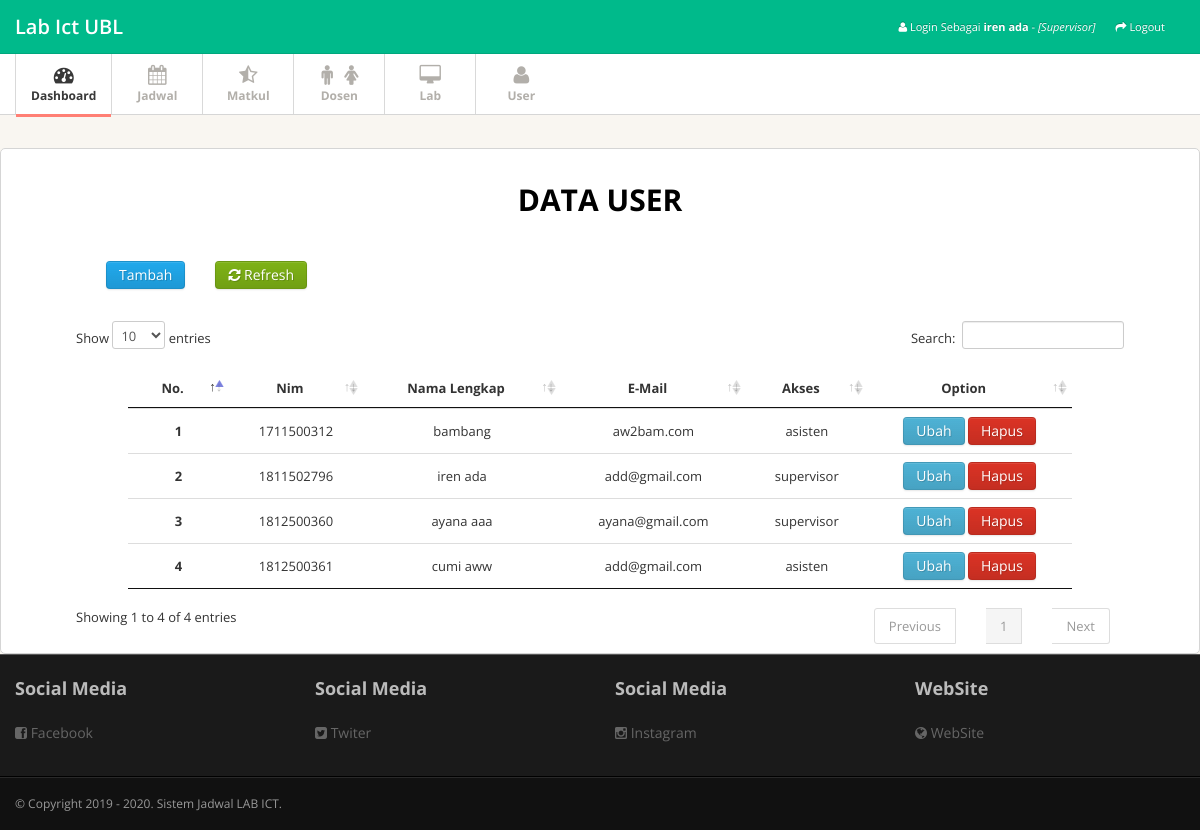
Page /spv/index.php?page=user (signed in) on the committed database.
### tables this page shows
CREATE TABLE `user` (
  `nim` varchar(10) NOT NULL,
  `password` varchar(18) NOT NULL,
  `nama` varchar(35) NOT NULL,
  `email` varchar(35) NOT NULL,
  `akses` varchar(10) NOT NULL
);

### spv/pages/list_usr.php (the view, shortened to what this page needs)
<div id="content-wrapper">
<div class="container-fluid">
    <div id="content-wrapper">
        <div class="container-fluid">
            <div class="card-body">
                <div class="table-responsive">
                    <div style="height:20px;"></div>
                            <span style="font-size:30px; color:black"><center><strong>DATA USER</strong></center></span><br><br>
                                <div class="span">
                                    <span><a href="index.php?page=add_user" class="btn btn-primary"><span class="glyphicon glyphicon-plus"></span>Tambah</a></span>
                                </div>
                                        <div class="span">
                                            <div class="buttons"><a href="<?php $_SERVER['PHP_SELF']; ?>" class="btn btn-medium btn-success"><i class="icon-refresh"></i> Refresh</a></div>
                                        </div>
                                            <div style="height:60px;"></div>
                                                <table class="table table-hover" id="example" width="90%">
                                                    <thead>
                                                        <tr>
                                                        <th><center>No.</center></th>
                                                        <th><center>Nim</center></th>
                                                        <th><center>Nama Lengkap</center></th>
                                                        <th><center>E-Mail</center></th>
                                                        <th><center>Akses</center></th>
                                                        <th><center>Option</center></th>
                                                        </tr>
                                                    </thead>
                                                    <?php
                                                        $query = "SELECT
                                                        *
                                                    FROM
                                                        `user`
                                                        ";
                                                        $sql = mysqli_query($connect, $query);
                                                        $no = 1;
                                                        while($data = mysqli_fetch_array($sql)){
                                                            echo "<tr class='gradeA'>";
                                                            echo "<td><center><b>".$no."</b></td>";
                                                            echo "<td><center>".$data['nim']."</td>";
                                                            echo "<td><center>".$data['nama']."</center></td>";
                                                            echo "<td><center>".$data['email']."</td>";
                                                            echo "<td><center>".$data['akses']."</td>";
                                                        $kd=$data['nim'];
                                                            echo "<td><center>
                                                                <a class='btn btn-info'  href='index.php?page=user&&user=ubah&&nim=$kd'>Ubah</a>
                                                                ";?>
                                                                <a class="btn btn-danger" href="javascript: if (confirm('Apakah anda yakin ingin menghapus data?')) { window.location.href='proses/usr_proses.php?id=<?php echo $data['nim']?>&&act=del' } else { void('') }; ">Hapus</a>
                                                                </td>
                                                        <?php
                                                            echo "</tr>";
                                                        $no++;
                                                    }
                                                    ?>
                                                </table>
                </div>
            </div>
        </div>
    </div>
</div>
</div>

### spv/header.php (shortened to what this page needs)
<?php include"../koneksi/koneksi.php";
      ?>
<!DOCTYPE html>
<html lang="en">
<head>
<link href="../assets/css/bootstrap.min.css" rel="stylesheet">
<link href="../assets/css/bootstrap-responsive.min.css" rel="stylesheet">
<link href="../assets/css/font-awesome.css" rel="stylesheet">
<link href="../assets/css/style.css" rel="stylesheet">
<link href="../assets/css/pages/dashboard.css" rel="stylesheet">
<link href="../assets/datatables/dataTables.bootstrap4.css" rel="stylesheet">
<link rel="stylesheet" type="text/css" href="../assets/datatables/jquery.dataTables.min.css">
  <?php
      $nim=$_SESSION['nim'];
      $query = "select nama from user where nim='".$nim."'";
      $sql = mysqli_query($connect, $query);
      $data = mysqli_fetch_array($sql);
      $user = $data['nama'];
  ?>
</head>
<body>
<div class="navbar navbar-fixed-top">
  <div class="navbar-inner">
    <div class="container"> <a class="brand" href="index.php"> Lab Ict UBL </a>
      <div class="nav-collapse">
        <ul class="nav pull-right">
          <ul class="nav">
            <li class="" ><a title="" href="#"><i class="icon icon-user"></i> <span class="text">Login Sebagai <b>
              <?php echo $user;?></b> - <i>[Supervisor]</i></span></a></li>
            <li class=""><a title="" href="logout.php"><i class="icon icon-share-alt"></i> <span class="text">Logout</span></a></li>
          </ul>
        </div>
      </div>
    </div>
  </div>
<div class="subnavbar">
  <div class="subnavbar-inner">
    <div class="container">
      <ul class="mainnav">
        <li class="active"><a href="index.php?page=beranda"><i class="icon-dashboard"></i><span>Dashboard</span> </a> </li>
        <li><a href="index.php?page=jadwal"><i class="icon-calendar"></i><span>Jadwal</span> </a> </li>
        <li><a href="index.php?page=matkul"><i class="icon-star-half-empty"></i><span>Matkul</span> </a></li>
        <li><a href="index.php?page=dosen"><i class="icon-male" ></i><i class="icon-female"></i><span>Dosen</span> </a> </li>
        <li><a href="index.php?page=lab"><i class="icon-desktop"></i><span>Lab</span> </a> </li>
        <li><a href="index.php?page=user"><i class="icon-user"></i><span>User</span> </a> </li>
      </ul>
    </div>
  </div>
</div>

### spv/index.php (shortened to what this page needs)
<?php
  include 'header.php';
  if(isset($_GET['page'])){
      switch($_GET['page']){
          case 'user'  : include 'pages/usr.php'; break;
      }
  }else{
      include 'pages/beranda.php';
  }
  include 'footer.php';
?>

### spv/pages/usr.php (shortened to what this page needs)
<div class="widget-content">
    <div class="container-fluid">
        <div class="row-fluid">
            <div class="span12">
                <div class="widget-box">
                    <?php
                        if(isset($_GET['user'])){
                            switch($_GET['user']){
                                case 'data'  : include 'pages/list_usr.php'; break;
                                case 'ubah'  : include 'pages/update_usr.php'; break;
                                case 'tambah'  : include 'pages/add_usr.php'; break;
                                default : include 'pages/list_usr.php';
                            }
                        }else{
                            include 'pages/list_usr.php';
                        }
                    ?>
                </div>
            </div>
        </div>
    </div>
</div>

### spv/footer.php (shortened to what this page needs)
<div class="extra">
  <div class="extra-inner">
    <div class="container">
      <div class="row">
                    <div class="span3">
                        <h3> Social Media </h3><br>
                          <h4>
                            <ul>
                              <li class=""><a title="" href="https://www.facebook.com/"><i class="icon icon-facebook-sign"></i> <span class="text"> Facebook</span></a></li>
                            </ul>
                          </h4>
                    </div>
                    <div class="span3">
                        <h3> Social Media </h3><br>
                          <h4>
                            <ul>
                            <li class=""><a title="" href="https://twitter.com/"><i class="icon icon-twitter-sign"></i> <span class="text"> Twiter</span></a></li>
                            </ul>
                          </h4>
                    </div>
                    <div class="span3">
                        <h3> Social Media </h3><br>
                          <h4>
                            <ul>
                            <li class=""><a title="" href="https://www.instagram.com/labictubl/"><i class="icon icon-instagram"></i> <span class="text"> Instagram</span></a></li>
                            </ul>
                          </h4>
                    </div>
                    <div class="span3">
                        <h3> WebSite </h3><br>
                          <h4>
                            <ul>
                            <li class=""><a title="" href="http://labict.budiluhur.ac.id/"><i class="icon icon-globe "></i> <span class="text"> WebSite</span></a></li>
                            </ul>
                          </h4>
                    </div>
                </div>
    </div>
  </div>
</div>
<div class="footer">
  <div class="footer-inner">
    <div class="container">
      <div class="row">
        <div class="span12"> &copy; Copyright 2019 - 2020. Sistem Jadwal LAB ICT. </div>
      </div>
    </div>
  </div>
</div>
</body>
</html>

### assets/css/style.css (style rules this page uses)
body { background: #f9f6f1; font: 13px/1.7em 'Open Sans'; }
.table td { vertical-align: middle; }
.navbar .container { position: relative; }
.navbar-inner { padding: 7px 0; background: #00ba8b !important; -moz-border-radius: 0; -webkit-border-radius: 0; border-radius: 0; }
.navbar-fixed-top { position: static; }
.navbar .nav a { font-size: 11px; }
.navbar .nav>li>a { color:#fff !important; }
.navbar .brand { font-weight: 600; position: relative; top: 2px; }
.subnavbar { margin-bottom: 2.5em; }
.subnavbar-inner { height: 60px; background: #fff; border-bottom: 1px solid #d6d6d6; }
.subnavbar .container > ul { display: inline-block; height: 80px; padding: 0; margin: 0; }
.subnavbar .container > ul > li { float: left; min-width: 90px; height: 60px; padding: 0; margin: 0; text-align: center; list-style: none; border-left: 1px solid #d9d9d9; }
.subnavbar .container > ul > li > a { display: block; height: 100%; padding: 0 15px; font-size: 12px; font-weight: bold; color: #b2afaa; }
.subnavbar .container > ul > li > a > i { display: inline-block; width: 24px; height: 24px; margin-top: 11px; margin-bottom: -3px; font-size: 20px; }
.subnavbar .container > ul > li > a > span { display: block; }
.subnavbar .container > ul > li.active > a { border-bottom:3px solid #ff7f74; color: #383838; }
.extra { border-top: 1px solid #585858; border-bottom: 1px solid #000; }
.extra-inner { padding: 20px 0; font-size: 11px; color: #BBB; background: #1A1A1A; }
.extra a { color: #666; }
.extra h4 { margin-bottom: 1em; font-weight: 400; }
.extra ul { padding: 0; margin: 0; }
.extra li { margin-bottom: .6em; list-style: none; }
.footer { margin-top: 0; border-top: 1px solid #292929; }
.footer-inner { padding: 15px 0; font-size: 12px; background: #111; color: #999; }
.widget-content { padding: 20px 15px 15px; background: #FFF; border: 1px solid #D5D5D5; -moz-border-radius: 5px; -webkit-border-radius: 5px; border-radius: 5px; }
.widget-content:before, .widget-content:after { content:""; display:table; }
.widget-content:after { clear:both; }
.widget-content { zoom:1; }

### rows in the picture
user: nama "iren ada", nim "1811502796", email "add@gmail.com", akses "supervisor"
user: nim "1711500312", nama "bambang", email "aw2bam.com", akses "asisten"
user: nim "1812500360", nama "ayana aaa", email "ayana@gmail.com", akses "supervisor"
user: nim "1812500361", nama "cumi aww", email "add@gmail.com", akses "asisten"
